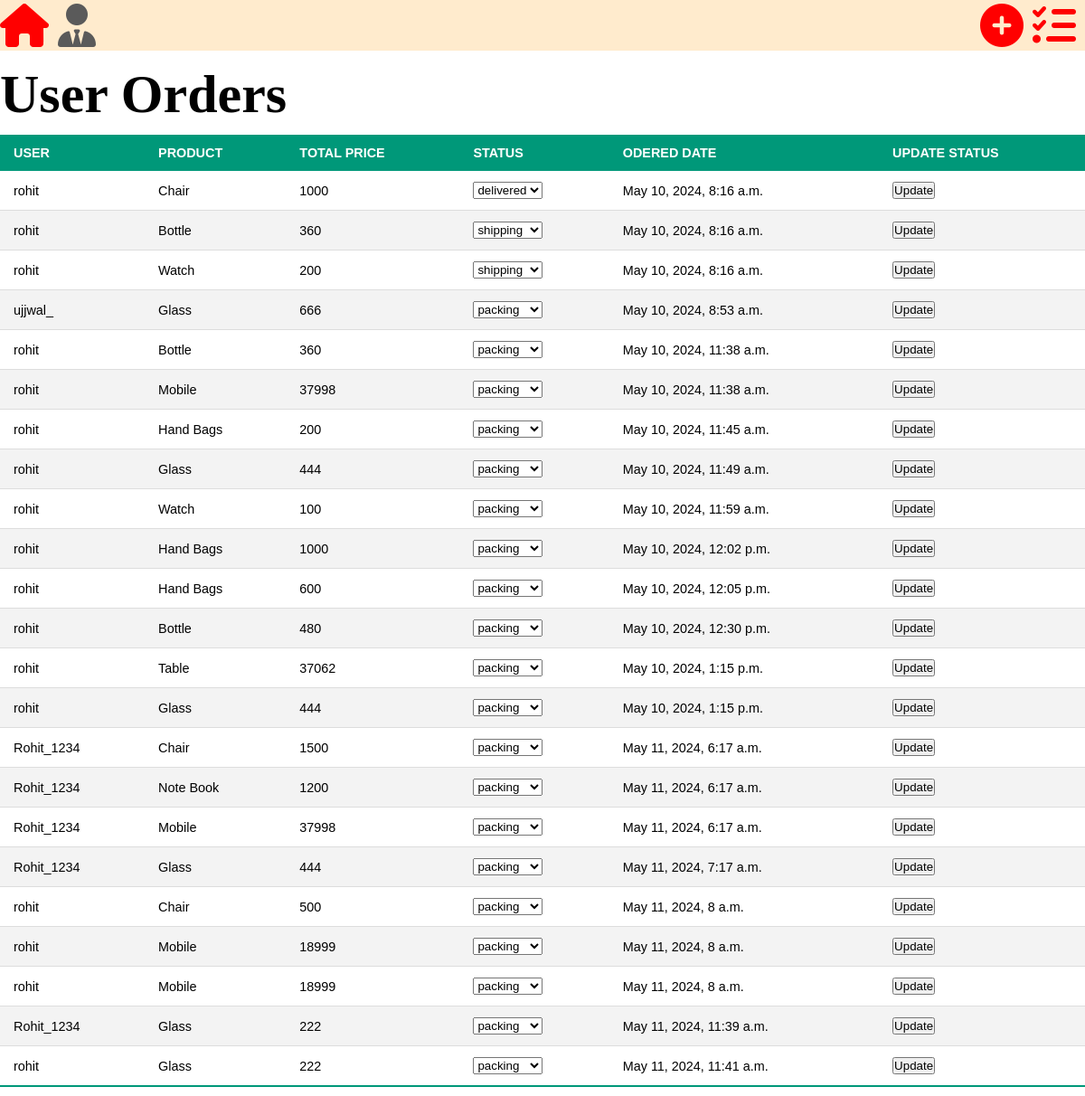
The page /admin_panal/orders/ (signed in) on the database its author committed.
### e_commerce_site/models.py (models this page shows)
class ordered(models.Model):
    user = models.ForeignKey(User, on_delete=models.CASCADE)
    product=models.ForeignKey(product_management,on_delete=models.CASCADE)
    total_price=models.IntegerField()
    choice=[
        ('cancel','cancel'),
        ('packing','packing'),
        ('shipping','shipping'),
        ('delivered','delivered')
    ]
    status=models.CharField(max_length=30,choices=choice)
    ordered = models.DateTimeField(auto_now_add=True)

class product_management(models.Model):
    name=models.CharField(max_length=50,null=False)
    description=models.CharField(max_length=500,null=False)
    price=models.IntegerField(null=False)
    quantity=models.IntegerField(null=False)
    image=models.ImageField(upload_to='image/',null=False)
    def __str__(self):
        return self.name

### e_commerce_site/views.py (the view, shortened to what this page needs)
# urls.py: path('admin_panal/orders/',admin_order.as_view(),name='admin_orders'),
class admin_order(View):
    def get(self,request):
        try:
            if not request.user.is_superuser or not request.user.is_staff:
                return redirect('login')
            obj = ordered.objects.all()
            return render(request,'admin_orders.html',{'data':obj})
        except Exception as e:
            return HttpResponse(e)

### templates/admin_orders.html (shortened to what this page needs)
<!DOCTYPE html>
<html lang="en">
<head>
<link rel="stylesheet" href="/static/css/admin_orders.css">
</head>
<body>
<header style="height:7vh;align-item:text-align:center;display:flex;align-items: center;">
        <div style="display:flex;">
           <a href="/home/"><i style="font-size: 6vh;color:red;" class="fa-solid fa-house" ></i></a>
            <a href="/admin_panal/"><i style="font-size: 6vh;color:rgb(90, 90, 90);padding-left:10px;" class="fa-solid fa-user-tie"></i></a>
        </div>
        <div class="right_header">
            <div style="text-align: right;width:100%;"><a href="/create/"><i style="font-size: 6vh;color:red;margin-right:10px;" class="fa-solid fa-circle-plus"></i></a><a href="/admin_panal/orders/"><i style="font-size: 6vh;color:red;margin-right:10px;" class="fa-solid fa-list-check"></i></a></div>
        </div>
</header>
<h1>User Orders</h1>
<table class="styled-table">
    <thead>
        <tr>
            <th>USER </th>
            <th>PRODUCT</th>
            <th>TOTAL PRICE</th>
            <th>STATUS</th>
            <th>ODERED DATE</th>
            <th>UPDATE STATUS</th>
        </tr>
    </thead>
    <tbody>
    {% for i in data %}
    <form method="post">
        <tr>
            <td>{{ i.user }}</td>
            <td>{{ i.product }}</td>
            <td>{{ i.total_price }}</td>
            <td>
            {% if  i.status  == 'cancel' %}
                <select  name="status">
            <option value="cancel">cancel</option>
            <option value="packing">packing</option>
            <option value="shipping">shipping</option>
            <option value="delivered">delivered</option>
                </select>
                {% elif i.status  == 'packing' %}
                <select  name="status">
              <option value="packing">packing</option>
        </select>
                {% elif i.status  == 'shipping' %}
                <select  name="status">
                     <option value="shipping">shipping</option>
        </select>
                {% else %}
                <select  name="status">
                    <option value="delivered">delivered</option>
        </select>
            {% endif %}
            </td>
            <td>{{ i.ordered }}</td>
            <td><a><button type="submit">Update</button></a></td>
        </tr>
        </form>
       {% endfor %}
    </tbody>
</table>
</body>
</html>

### e_commerce_site/static/css/admin_orders.css (style rules this page uses)
* { padding:0; margin:0; }
.styled-table { width: 100%; border-collapse: collapse; margin: 10px 0; font-size: 0.9em; font-family: sans-serif; }
.styled-table thead tr { background-color: #009879; color: #ffffff; text-align: left; }
.styled-table th, .styled-table td { padding: 12px 15px; }
.styled-table tbody tr { border-bottom: 1px solid #dddddd; }
.styled-table tbody tr:nth-of-type(even) { background-color: #f3f3f3; }
.styled-table tbody tr:last-of-type { border-bottom: 2px solid #009879; }
header { background-color:#FFEBCD; display: flex; position: fixed; top: 0; z-index: 999; height: 10vh; width:100%; }
.right_header { text-align: right; width:100%; margin:0px; display:flex; }
h1 { margin-top:70px; font-size:60px; text-decoration:none; }

### rows shown on the page
ordered: user "rohit", product "Chair", total_price "1000", ordered "May 10, 2024, 8:16 a.m."
ordered: user "rohit", product "Bottle", total_price "360", ordered "May 10, 2024, 8:16 a.m."
ordered: user "rohit", product "Watch", total_price "200", ordered "May 10, 2024, 8:16 a.m."
ordered: user "ujjwal_", product "Glass", total_price "666", ordered "May 10, 2024, 8:53 a.m."
ordered: user "rohit", product "Bottle", total_price "360", ordered "May 10, 2024, 11:38 a.m."
ordered: user "rohit", product "Mobile", total_price "37998", ordered "May 10, 2024, 11:38 a.m."
ordered: user "rohit", product "Hand Bags", total_price "200", ordered "May 10, 2024, 11:45 a.m."
ordered: user "rohit", product "Glass", total_price "444", ordered "May 10, 2024, 11:49 a.m."
ordered: user "rohit", product "Watch", total_price "100", ordered "May 10, 2024, 11:59 a.m."
ordered: user "rohit", product "Hand Bags", total_price "1000", ordered "May 10, 2024, 12:02 p.m."
ordered: user "rohit", product "Hand Bags", total_price "600", ordered "May 10, 2024, 12:05 p.m."
ordered: user "rohit", product "Bottle", total_price "480", ordered "May 10, 2024, 12:30 p.m."
ordered: user "rohit", product "Table", total_price "37062", ordered "May 10, 2024, 1:15 p.m."
ordered: user "rohit", product "Glass", total_price "444", ordered "May 10, 2024, 1:15 p.m."
ordered: user "Rohit_1234", product "Chair", total_price "1500", ordered "May 11, 2024, 6:17 a.m."
ordered: user "Rohit_1234", product "Note Book", total_price "1200", ordered "May 11, 2024, 6:17 a.m."
ordered: user "Rohit_1234", product "Mobile", total_price "37998", ordered "May 11, 2024, 6:17 a.m."
ordered: user "Rohit_1234", product "Glass", total_price "444", ordered "May 11, 2024, 7:17 a.m."
ordered: user "rohit", product "Chair", total_price "500", ordered "May 11, 2024, 8 a.m."
ordered: user "rohit", product "Mobile", total_price "18999", ordered "May 11, 2024, 8 a.m."
ordered: user "rohit", product "Mobile", total_price "18999", ordered "May 11, 2024, 8 a.m."
ordered: user "Rohit_1234", product "Glass", total_price "222", ordered "May 11, 2024, 11:39 a.m."
ordered: user "rohit", product "Glass", total_price "222", ordered "May 11, 2024, 11:41 a.m."
